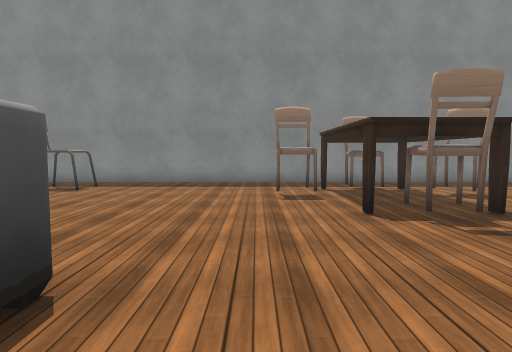
[1] (above)

19 first-person views from a walk through a Unity game level. The camera is 1.2 m above the floor, tilts 4° down and sees 75° across. The floor is counted in squares, 1 m on a side. Each view is taken from the middle of a square. On the plan, view 1 faces up. The plan holds only what a view shows up to about 14 squares ahead; the rest is blank. The place goes on beyond the plan. The player character is not drawn. Some surface patterns are stand-ins.

[2]
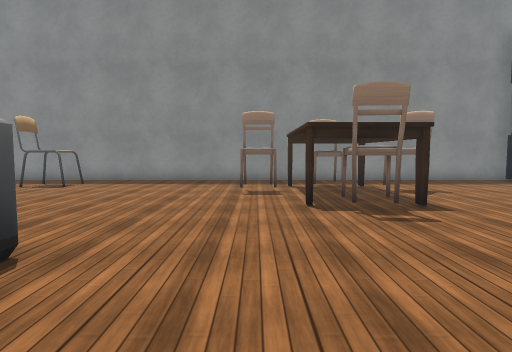

[3]
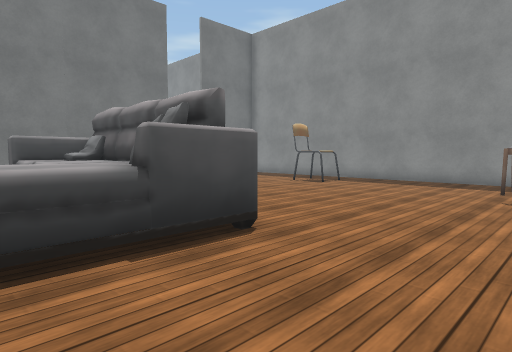

[4]
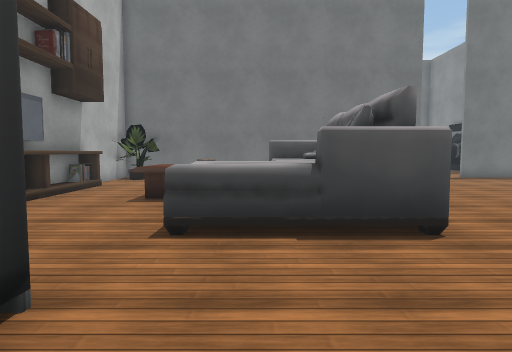

[5]
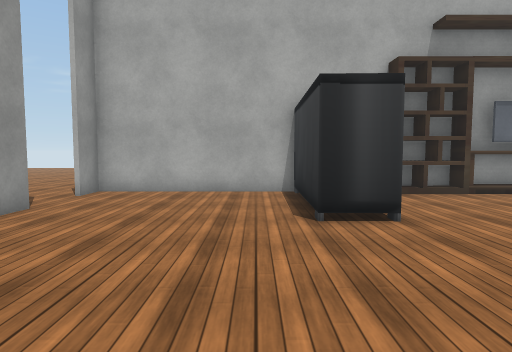

[6]
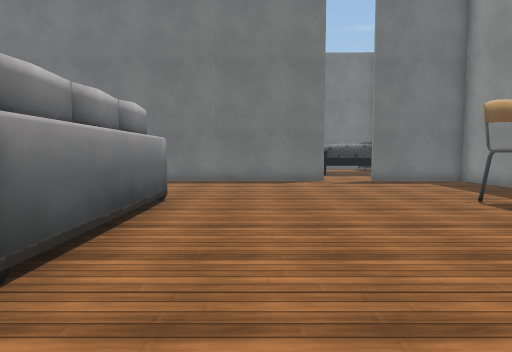

[7]
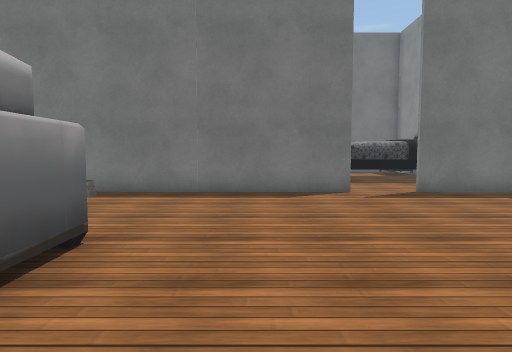

[8]
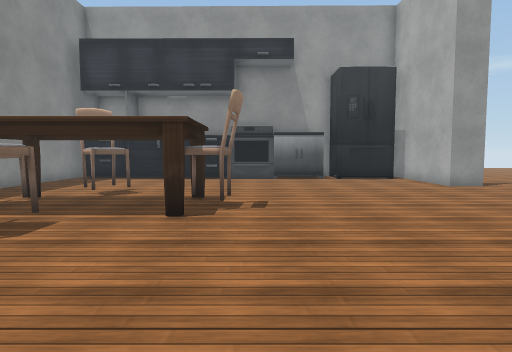

[9]
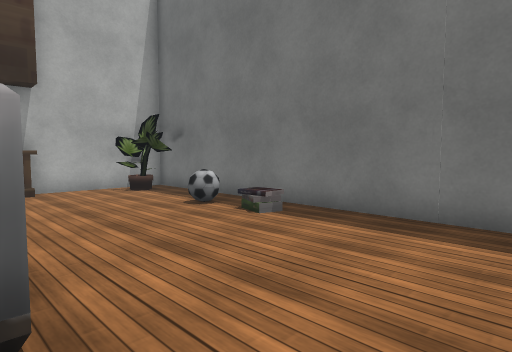

[10]
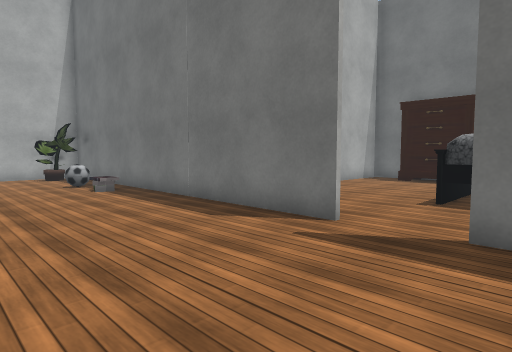

[11]
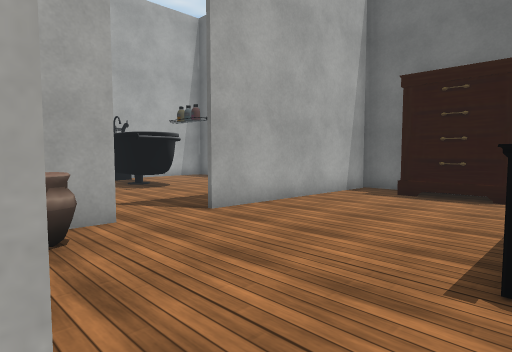

[12]
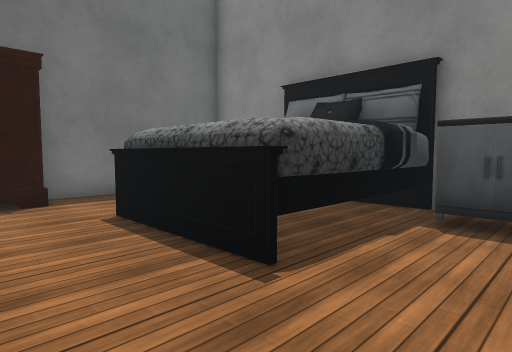

[13]
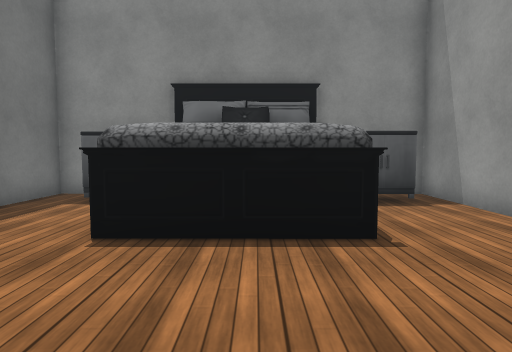

[14]
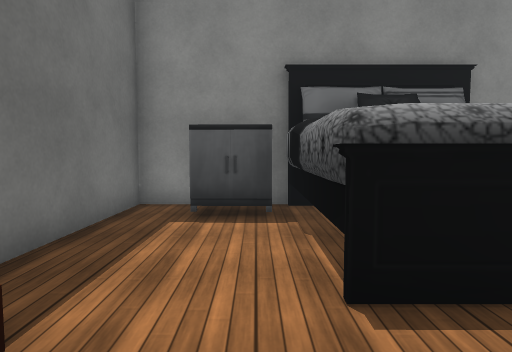

[15]
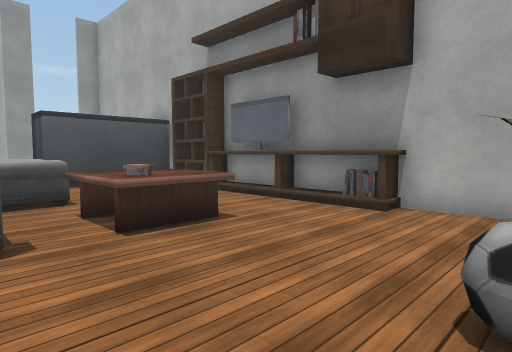

[16]
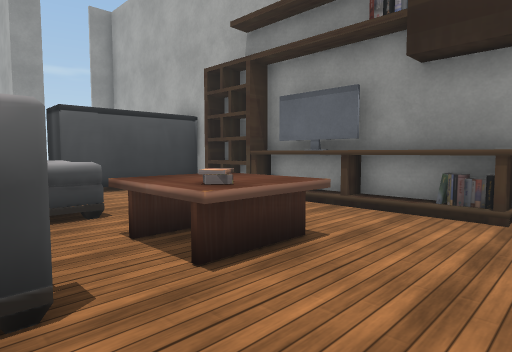

[17]
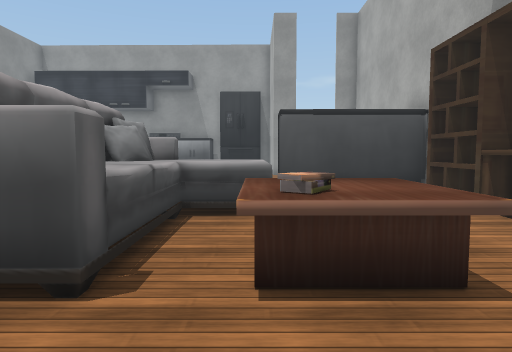

[18]
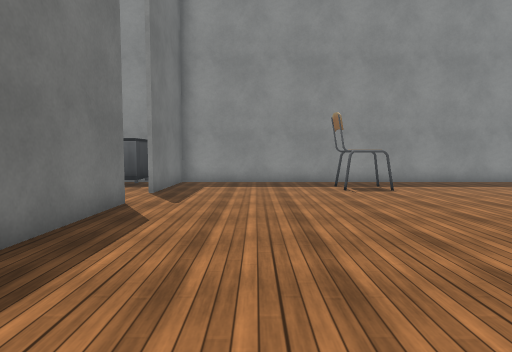

[19]
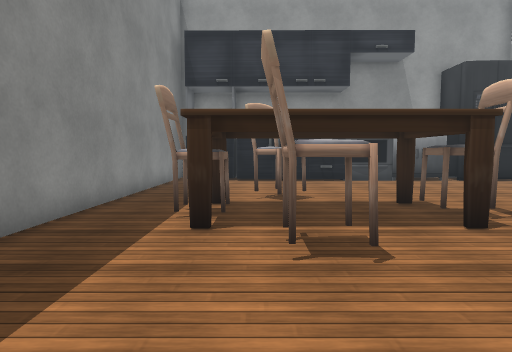

### Floor plan
Key: @ floor where view 1 was taken; # wall or solid block; . floor; C chair; T table; S sofa; P pillow; B books; A TV; K bookshelf; E bed; L ball; F vase; U counter; O other object.
Columns run from 24 left of view 1 to 10 right of it. Each row starts with its distance up from view 1.
 14 #####      ########################
 13 #.UUEEEE  U#.......................
 12 #.UUE   UUU#.....CC........CC......
 11 #...E  EE..#.....CC.......TCCT.....
 10 #...E  EE..#.............CT..CC....
  9 #...EEEEE................CC..CC....
  8 ##........................T..T.....
  7  O.........#..............TCCT.....
  6  #.........#...............CC......
  5 ##.........#.......................
  4 #.........F#.......................
  3 #######..###.....SSSSSS............
  2       ...  #.....PPSSSS............
  1      ....  #.....PPSSSS...........
  0     ....   #O.......SSS.@.........
 -1     .OO.   #L....BTTSSS...........
 -2     OOO    #L....BTT.....OO.....###
 -3      OO    #.....TTT.....OO.....#
 -4       O    # ............OO.......
 -5            OOO...........OO.......
 -6            #OO#OOOAAOKK##OO######..
 -7                                  ..

Positions as (right, up) in squares from view 1, and headings:
1: (0, 0), facing up
2: (1, -1), facing up
3: (2, -1), facing up-left
4: (3, 0), facing left
5: (3, 4), facing down
6: (1, 5), facing left
7: (-3, 5), facing left
8: (-4, 5), facing right
9: (-7, 5), facing down-left
10: (-8, 11), facing down-left
11: (-13, 9), facing down-left
12: (-14, 6), facing up-left
13: (-18, 4), facing up
14: (-21, 6), facing up
15: (-12, 1), facing down-right
16: (-10, 1), facing down-right
17: (-10, -1), facing right
18: (-10, 0), facing up
19: (-3, 10), facing right
